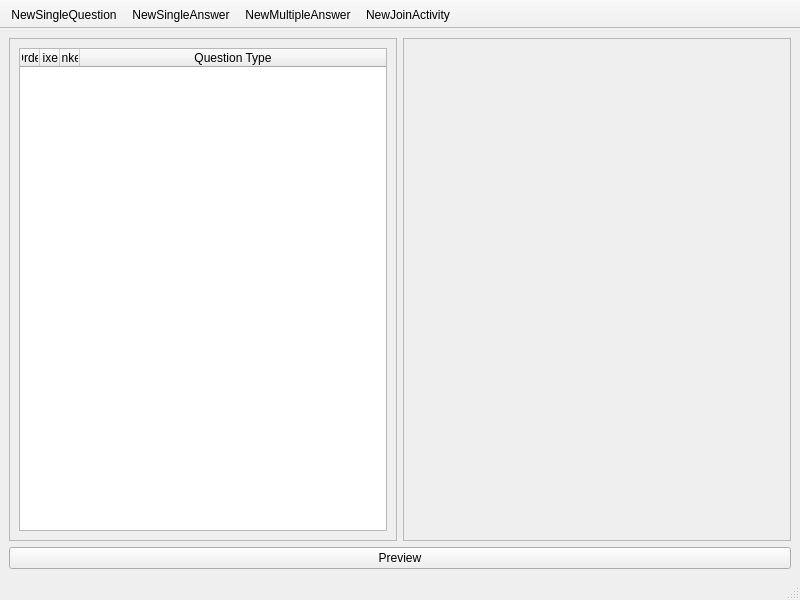
<?xml version="1.0" encoding="UTF-8"?>
<ui version="4.0">
 <class>MainWindow</class>
 <widget class="QMainWindow" name="MainWindow">
  <property name="geometry">
   <rect>
    <x>0</x>
    <y>0</y>
    <width>800</width>
    <height>600</height>
   </rect>
  </property>
  <property name="windowTitle">
   <string>KMixTest</string>
  </property>
  <widget class="QWidget" name="centralwidget">
   <layout class="QVBoxLayout" name="verticalLayout_6">
    <item>
     <layout class="QHBoxLayout" name="horizontalLayout_2">
      <item>
       <widget class="QScrollArea" name="scrollAreaQuestions">
        <property name="widgetResizable">
         <bool>true</bool>
        </property>
        <widget class="QWidget" name="scrollAreaWidgetContents">
         <property name="geometry">
          <rect>
           <x>0</x>
           <y>0</y>
           <width>386</width>
           <height>455</height>
          </rect>
         </property>
         <layout class="QVBoxLayout" name="verticalLayout">
          <item>
           <widget class="QTableWidget" name="tableWidgetQuestions">
            <property name="focusPolicy">
             <enum>Qt::NoFocus</enum>
            </property>
            <property name="contextMenuPolicy">
             <enum>Qt::CustomContextMenu</enum>
            </property>
            <property name="sizeAdjustPolicy">
             <enum>QAbstractScrollArea::AdjustToContents</enum>
            </property>
            <property name="editTriggers">
             <set>QAbstractItemView::DoubleClicked</set>
            </property>
            <property name="selectionMode">
             <enum>QAbstractItemView::SingleSelection</enum>
            </property>
            <property name="showGrid">
             <bool>false</bool>
            </property>
            <property name="columnCount">
             <number>4</number>
            </property>
            <attribute name="horizontalHeaderVisible">
             <bool>true</bool>
            </attribute>
            <attribute name="horizontalHeaderMinimumSectionSize">
             <number>20</number>
            </attribute>
            <attribute name="horizontalHeaderDefaultSectionSize">
             <number>20</number>
            </attribute>
            <attribute name="horizontalHeaderStretchLastSection">
             <bool>true</bool>
            </attribute>
            <attribute name="verticalHeaderVisible">
             <bool>true</bool>
            </attribute>
            <column>
             <property name="text">
              <string>Order</string>
             </property>
            </column>
            <column>
             <property name="text">
              <string>Fixed</string>
             </property>
            </column>
            <column>
             <property name="text">
              <string>Linked</string>
             </property>
            </column>
            <column>
             <property name="text">
              <string>Question Type</string>
             </property>
            </column>
           </widget>
          </item>
         </layout>
        </widget>
       </widget>
      </item>
      <item>
       <widget class="QScrollArea" name="scrollAreaAnswers">
        <property name="widgetResizable">
         <bool>true</bool>
        </property>
        <widget class="QWidget" name="scrollAreaWidgetContents_2">
         <property name="geometry">
          <rect>
           <x>0</x>
           <y>0</y>
           <width>386</width>
           <height>455</height>
          </rect>
         </property>
         <layout class="QVBoxLayout" name="verticalLayout_3">
          <item>
           <layout class="QVBoxLayout" name="verticalLayout_2"/>
          </item>
         </layout>
        </widget>
       </widget>
      </item>
     </layout>
    </item>
    <item>
     <widget class="QPushButton" name="previewButton">
      <property name="sizePolicy">
       <sizepolicy hsizetype="Ignored" vsizetype="Fixed">
        <horstretch>0</horstretch>
        <verstretch>0</verstretch>
       </sizepolicy>
      </property>
      <property name="maximumSize">
       <size>
        <width>16777215</width>
        <height>16777215</height>
       </size>
      </property>
      <property name="text">
       <string>Preview</string>
      </property>
     </widget>
    </item>
   </layout>
  </widget>
  <widget class="QMenuBar" name="menubar">
   <property name="geometry">
    <rect>
     <x>0</x>
     <y>0</y>
     <width>800</width>
     <height>30</height>
    </rect>
   </property>
  </widget>
  <widget class="QStatusBar" name="statusbar"/>
  <widget class="QToolBar" name="toolBar">
   <property name="windowTitle">
    <string>toolBar</string>
   </property>
   <property name="movable">
    <bool>false</bool>
   </property>
   <property name="floatable">
    <bool>false</bool>
   </property>
   <attribute name="toolBarArea">
    <enum>TopToolBarArea</enum>
   </attribute>
   <attribute name="toolBarBreak">
    <bool>false</bool>
   </attribute>
   <addaction name="actionNewSingleQuestion"/>
   <addaction name="actionNewSingleAnswer"/>
   <addaction name="actionNewMultipleAnswer"/>
   <addaction name="actionNewJoinActivity"/>
  </widget>
  <action name="actionNewSingleQuestion">
   <property name="text">
    <string>NewSingleQuestion</string>
   </property>
   <property name="toolTip">
    <string>NewSingleQuestion</string>
   </property>
  </action>
  <action name="actionNewSingleAnswer">
   <property name="text">
    <string>NewSingleAnswer</string>
   </property>
   <property name="toolTip">
    <string>NewSingleAnswer</string>
   </property>
  </action>
  <action name="actionNewMultipleAnswer">
   <property name="text">
    <string>NewMultipleAnswer</string>
   </property>
  </action>
  <action name="actionNewJoinActivity">
   <property name="text">
    <string>NewJoinActivity</string>
   </property>
  </action>
 </widget>
 <resources/>
 <connections/>
</ui>
